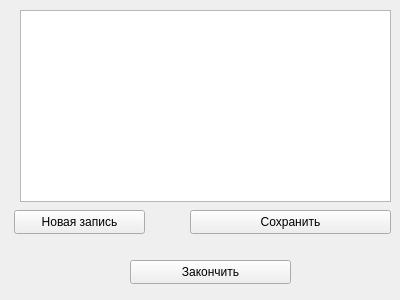
<?xml version="1.0" encoding="UTF-8"?>
<ui version="4.0">
 <class>FirstForm</class>
 <widget class="QWidget" name="FirstForm">
  <property name="geometry">
   <rect>
    <x>0</x>
    <y>0</y>
    <width>400</width>
    <height>300</height>
   </rect>
  </property>
  <property name="windowTitle">
   <string>Редактирование базы</string>
  </property>
  <widget class="QPushButton" name="btn_new">
   <property name="geometry">
    <rect>
     <x>14</x>
     <y>210</y>
     <width>131</width>
     <height>24</height>
    </rect>
   </property>
   <property name="text">
    <string>Новая запись</string>
   </property>
  </widget>
  <widget class="QTableWidget" name="table">
   <property name="geometry">
    <rect>
     <x>20</x>
     <y>10</y>
     <width>371</width>
     <height>192</height>
    </rect>
   </property>
  </widget>
  <widget class="QPushButton" name="btn_save">
   <property name="geometry">
    <rect>
     <x>190</x>
     <y>210</y>
     <width>201</width>
     <height>24</height>
    </rect>
   </property>
   <property name="text">
    <string>Сохранить</string>
   </property>
  </widget>
  <widget class="QPushButton" name="btn_end">
   <property name="geometry">
    <rect>
     <x>130</x>
     <y>260</y>
     <width>161</width>
     <height>24</height>
    </rect>
   </property>
   <property name="text">
    <string>Закончить</string>
   </property>
  </widget>
 </widget>
 <resources/>
 <connections/>
</ui>
